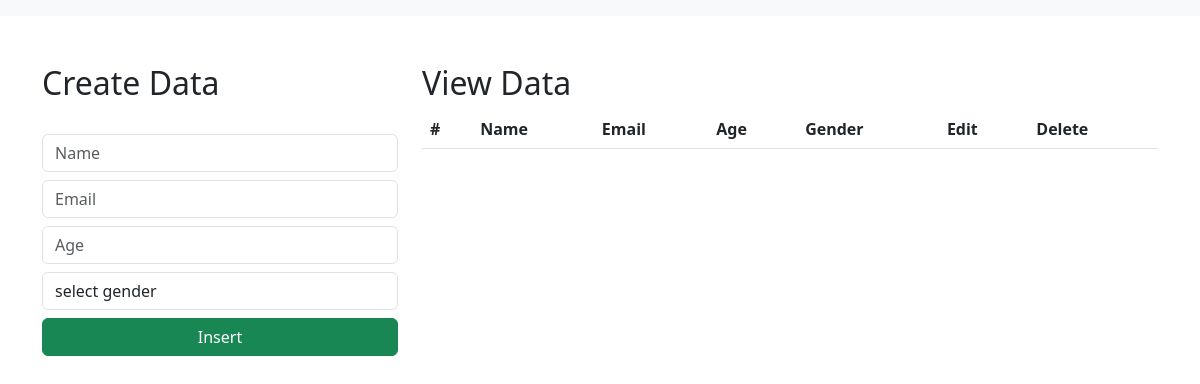
Before: / with the older database file.
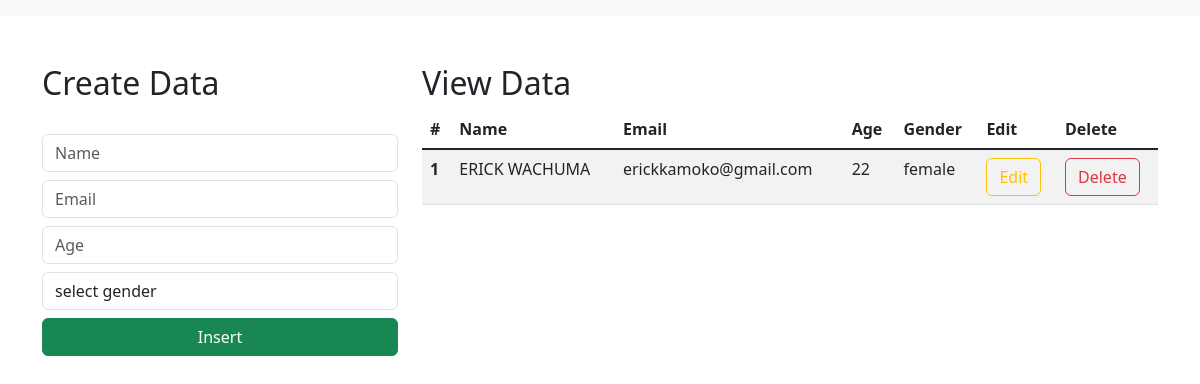
After: the same page with the newer database file.
### djangoCrudOps/models.py (models this page shows)
class Student(models.Model):
    name = models.CharField(max_length=30, blank=True, null=True)
    email = models.EmailField()
    age = models.IntegerField()
    gender = models.CharField(max_length=30, blank=False, null=False)

### djangoCrudOps/views.py (the view)
# urls.py: 2. Add a URL to urlpatterns:  path('', views.home, name='home')
def home(request):
    data = Student.objects.all()
    return render(request, 'index.html', {"data": data})

### templates/index.html (shortened to what this page needs)
<html lang="en">
    <link href="https://cdn.jsdelivr.net/npm/bootstrap@5.3.0-alpha1/dist/css/bootstrap.min.css" rel="stylesheet">
  <head>
  </head>
  <body>
    <nav class="navbar navbar-expand-lg bg-body-tertiary">
      </nav>
      <div class="container mt-5">
        <div class="row">
            <div class="col-md-4">
                <h2>Create Data</h2>
                <br>
                <form action="/insert" method="post">
                    <div class="form-group">
                        <input type="text" class="form-control" placeholder="Name" name="name" required>
                    </div>
                    <div class="form-group">
                        <input type="email" class="form-control  mt-2" placeholder="Email" name="email" required>
                    </div>
                    <div class="form-group">
                        <input type="number" class="form-control  mt-2" placeholder="Age" name="age" required>
                    </div>
                    <div class="form-group mt-2">
                        <select id="gender" name="gender" class="form-control" required>
                            <option selected>select gender</option>
                        </select>
                    </div>
                    <div class="d-grid gap-2">
                        <button class="btn btn-success mt-2" type="submit">Insert</button>
                    </div>
                </form>
            </div>
            <div class="col-md-8">
                <h2>View Data</h2>
                <table class="table table-striped table-hover">
                    <thead>
                      <tr>
                        <th scope="col">#</th>
                        <th scope="col">Name</th>
                        <th scope="col">Email</th>
                        <th scope="col">Age</th>
                        <th scope="col">Gender</th>
                        <th scope="col">Edit</th>
                        <th scope="col">Delete</th>
                      </tr>
                    </thead>
                    <tbody class="table-group-divider">
                    {% for d in data %}
                      <tr>
                        <th scope="row">{{d.id}}</th>
                        <td>{{d.name}}</td>
                        <td>{{d.email}}</td>
                        <td>{{d.age}}</td>
                        <td>{{d.gender}}</td>
                        <td><a href="/update/{{d.id}}" type="button" class="btn btn-outline-warning">Edit</a></td>
                        <td><a href="/delete/{{d.id}}" type="button" class="btn btn-outline-danger">Delete</a></td>
                      </tr>
                    {% endfor %}
                    </tbody>
                  </table>
            </div>
        </div>
      </div>
  </body>
</html>

Changed rows visible on the page:
added Student: id "1", name "ERICK WACHUMA", email "erickkamoko@gmail.com", age "22", gender "female"
